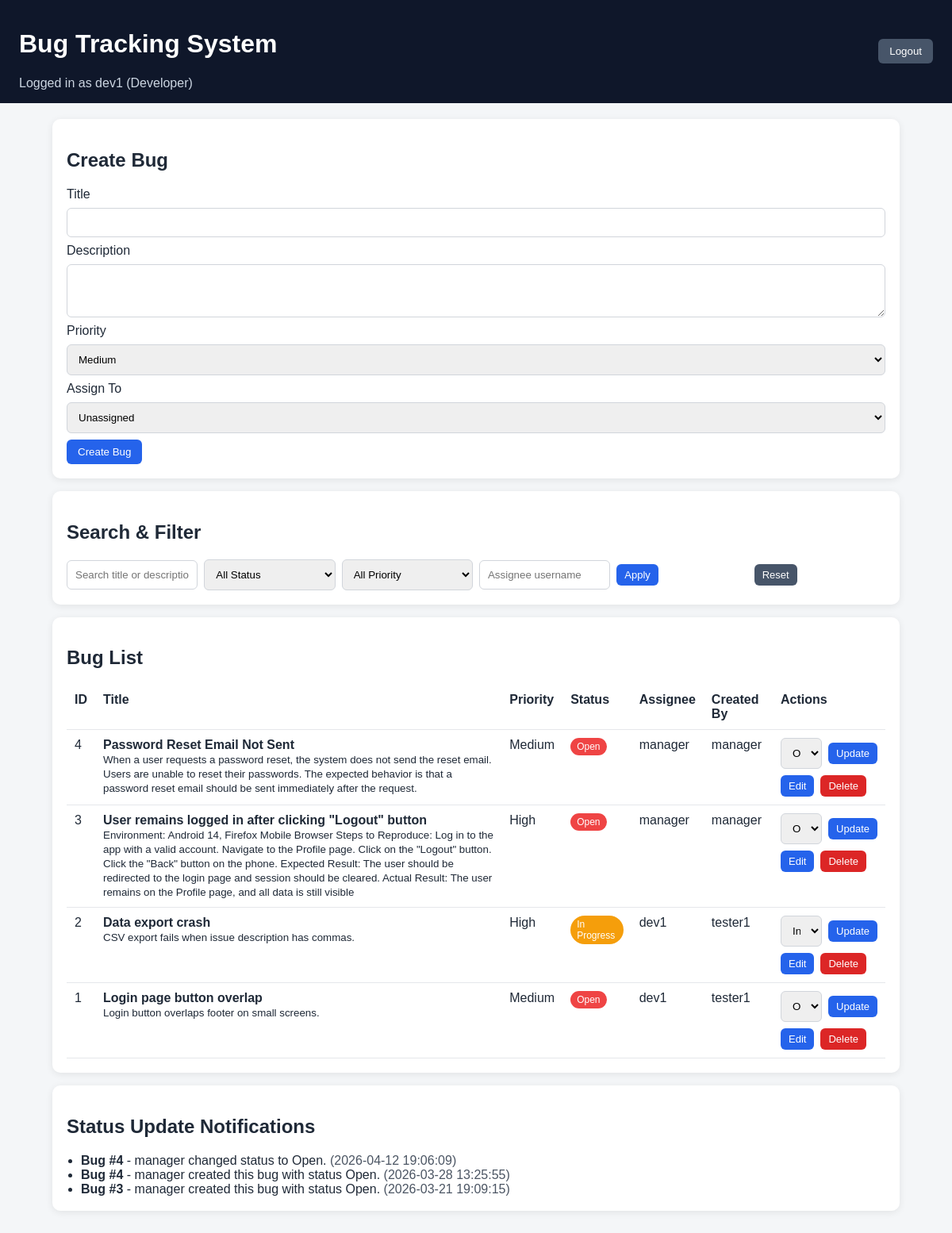
Screenshot of / (signed in) with the database file from the repository.
### tables this page shows
CREATE TABLE users (
            id INTEGER PRIMARY KEY AUTOINCREMENT,
            username TEXT NOT NULL UNIQUE,
            password TEXT NOT NULL,
            role TEXT NOT NULL CHECK(role IN ('Developer', 'Tester', 'Project Manager'))
        );

CREATE TABLE bugs (
            id INTEGER PRIMARY KEY AUTOINCREMENT,
            title TEXT NOT NULL,
            description TEXT NOT NULL,
            priority TEXT NOT NULL CHECK(priority IN ('Low', 'Medium', 'High', 'Critical')),
            status TEXT NOT NULL CHECK(status IN ('Open', 'In Progress', 'Resolved')) DEFAULT 'Open',
            assignee_id INTEGER,
            created_by INTEGER NOT NULL,
            created_at DATETIME DEFAULT CURRENT_TIMESTAMP,
            updated_at DATETIME DEFAULT CURRENT_TIMESTAMP,
            FOREIGN KEY (assignee_id) REFERENCES users (id),
            FOREIGN KEY (created_by) REFERENCES users (id)
        );

CREATE TABLE activity_log (
            id INTEGER PRIMARY KEY AUTOINCREMENT,
            bug_id INTEGER NOT NULL,
            message TEXT NOT NULL,
            created_at DATETIME DEFAULT CURRENT_TIMESTAMP,
            FOREIGN KEY (bug_id) REFERENCES bugs (id)
        );

### bug_tracker/bugs.py (the view)
@bp.route("/")
@login_required
def dashboard():
    db = get_db()
    query = request.args.get("q", "").strip()
    status = request.args.get("status", "").strip()
    priority = request.args.get("priority", "").strip()
    assignee = request.args.get("assignee", "").strip()
    sql = """
        SELECT
            b.id, b.title, b.description, b.priority, b.status, b.created_at, b.updated_at,
            cu.username AS created_by_name,
            au.username AS assignee_name
        FROM bugs b
        JOIN users cu ON b.created_by = cu.id
        LEFT JOIN users au ON b.assignee_id = au.id
        WHERE 1=1
    """
    params = []
    if query:
        sql += " AND (b.title LIKE ? OR b.description LIKE ?)"
        params.extend([f"%{query}%", f"%{query}%"])
    if status in ALLOWED_STATUSES:
        sql += " AND b.status = ?"
        params.append(status)
    if priority in ALLOWED_PRIORITIES:
        sql += " AND b.priority = ?"
        params.append(priority)
    if assignee:
        sql += " AND au.username = ?"
        params.append(assignee)
    sql += " ORDER BY b.id DESC"
    bugs = db.execute(sql, params).fetchall()
    users = db.execute("SELECT id, username, role FROM users ORDER BY username ASC").fetchall()
    notifications = db.execute(
        """
        SELECT al.message, al.created_at, b.id AS bug_id
        FROM activity_log al
        JOIN bugs b ON b.id = al.bug_id
        ORDER BY al.id DESC
        LIMIT 8
        """
    ).fetchall()
    return render_template(
        "dashboard.html",
        bugs=bugs,
        users=users,
        notifications=notifications,
        filters={"q": query, "status": status, "priority": priority, "assignee": assignee},
    )

### bug_tracker/auth.py (called while the page is built)
def login_required(view):
    @wraps(view)
    def wrapped_view(**kwargs):
        if session.get("user_id") is None:
            return redirect(url_for("auth.login"))
        return view(**kwargs)
    return wrapped_view

### bug_tracker/db.py (called while the page is built)
def get_db():
    if "db" not in g:
        g.db = sqlite3.connect(current_app.config["DATABASE"])
        g.db.row_factory = sqlite3.Row
    return g.db

### bug_tracker/templates/dashboard.html (shortened to what this page needs)
{% extends "base.html" %}
{% block content %}
<section class="card">
    <h2>Create Bug</h2>
    <form method="post" action="{{ url_for('bugs.create_bug') }}" class="form-grid">
        <label for="title">Title</label>
        <input id="title" name="title" type="text" required>
        <label for="description">Description</label>
        <textarea id="description" name="description" rows="3" required></textarea>
        <label for="priority">Priority</label>
        <select id="priority" name="priority" required>
            <option value="Medium" selected>Medium</option>
        </select>
        <label for="assignee_id">Assign To</label>
        <select id="assignee_id" name="assignee_id">
            <option value="">Unassigned</option>
        </select>
        <button class="btn" type="submit">Create Bug</button>
    </form>
</section>
<section class="card">
    <h2>Search & Filter</h2>
    <form method="get" action="{{ url_for('bugs.dashboard') }}" class="filter-grid">
        <input type="text" name="q" value="{{ filters.q }}" placeholder="Search title or description">
        <select name="status">
            <option value="">All Status</option>
        </select>
        <select name="priority">
            <option value="">All Priority</option>
        </select>
        <input type="text" name="assignee" value="{{ filters.assignee }}" placeholder="Assignee username">
        <button class="btn btn-small" type="submit">Apply</button>
        <a class="btn btn-secondary btn-small" href="{{ url_for('bugs.dashboard') }}">Reset</a>
    </form>
</section>
<section class="card">
    <h2>Bug List</h2>
    {% if bugs %}
    <table>
        <thead>
            <tr>
                <th>ID</th>
                <th>Title</th>
                <th>Priority</th>
                <th>Status</th>
                <th>Assignee</th>
                <th>Created By</th>
                <th>Actions</th>
            </tr>
        </thead>
        <tbody>
            {% for bug in bugs %}
            <tr>
                <td>{{ bug.id }}</td>
                <td>
                    <strong>{{ bug.title }}</strong><br>
                    <small>{{ bug.description }}</small>
                </td>
                <td>{{ bug.priority }}</td>
                <td><span class="status status-{{ bug.status|replace(' ', '-')|lower }}">{{ bug.status }}</span></td>
                <td>{{ bug.assignee_name if bug.assignee_name else "Unassigned" }}</td>
                <td>{{ bug.created_by_name }}</td>
                <td>
                    <form method="post" action="{{ url_for('bugs.update_bug_status', bug_id=bug.id) }}" class="inline-form">
                        <select name="status">
                            <option value="Open" {% if bug.status == "Open" %}selected{% endif %}>Open</option>
                            <option value="In Progress" {% if bug.status == "In Progress" %}selected{% endif %}>In Progress</option>
                        </select>
                        <button class="btn btn-small" type="submit">Update</button>
                    </form>
                    <div class="action-row">
                        <a class="btn btn-small" href="{{ url_for('bugs.edit_bug', bug_id=bug.id) }}">Edit</a>
                        <form method="post" action="{{ url_for('bugs.delete_bug', bug_id=bug.id) }}" onsubmit="return confirm('Delete this bug?')">
                            <button class="btn btn-danger btn-small" type="submit">Delete</button>
                        </form>
                    </div>
                </td>
            </tr>
            {% endfor %}
        </tbody>
    </table>
    {% else %}
    <p>No bugs found for selected filters.</p>
    {% endif %}
</section>
<section class="card">
    <h2>Status Update Notifications</h2>
    {% if notifications %}
    <ul class="activity-list">
        {% for item in notifications %}
        <li><strong>Bug #{{ item.bug_id }}</strong> - {{ item.message }} <span class="muted">({{ item.created_at }})</span></li>
        {% endfor %}
    </ul>
    {% else %}
    <p>No activity yet.</p>
    {% endif %}
</section>
{% endblock %}

### bug_tracker/templates/base.html (shortened to what this page needs)
<!DOCTYPE html>
<html lang="en">
<head>
    <link rel="stylesheet" href="{{ url_for('static', filename='styles.css') }}">
</head>
<body>
    <header class="header">
        <div>
            <h1>Bug Tracking System</h1>
            {% if session.get('username') %}
            <p class="subtitle">Logged in as {{ session.get('username') }} ({{ session.get('role') }})</p>
            {% endif %}
        </div>
        {% if session.get('username') %}
        <form method="post" action="{{ url_for('auth.logout') }}">
            <button class="btn btn-secondary" type="submit">Logout</button>
        </form>
        {% endif %}
    </header>
    <main class="container">
        {% block content %}{% endblock %}
    </main>
</body>
</html>

### bug_tracker/static/styles.css (style rules this page uses)
* { box-sizing: border-box; }
body { margin: 0; font-family: Arial, sans-serif; background: #f4f6f8; color: #1f2937; }
.header { display: flex; justify-content: space-between; align-items: center; padding: 16px 24px; background: #0f172a; color: #fff; }
.subtitle { margin: 6px 0 0; color: #cbd5e1; }
.container { max-width: 1100px; margin: 20px auto; padding: 0 16px 24px; }
.card { background: #fff; border-radius: 10px; padding: 18px; box-shadow: 0 2px 10px rgba(0, 0, 0, 0.08); margin-bottom: 16px; }
.form-grid, .filter-grid { display: grid; gap: 8px; }
.filter-grid { grid-template-columns: repeat(auto-fit, minmax(150px, 1fr)); align-items: center; }
input, textarea, select { width: 100%; padding: 10px; border: 1px solid #d1d5db; border-radius: 6px; }
.btn { width: fit-content; padding: 8px 14px; border: none; border-radius: 6px; background: #2563eb; color: #fff; text-decoration: none; cursor: pointer; }
.btn-secondary { background: #475569; }
.btn-danger { background: #dc2626; }
.btn-small { padding: 6px 10px; font-size: 13px; }
.inline-form { display: flex; gap: 8px; align-items: center; }
.action-row { margin-top: 8px; display: flex; gap: 8px; align-items: center; }
table { width: 100%; border-collapse: collapse; }
th, td { border-bottom: 1px solid #e5e7eb; text-align: left; padding: 10px; vertical-align: top; }
.muted { color: #4b5563; }
.status { display: inline-block; padding: 4px 8px; border-radius: 999px; color: #fff; font-size: 12px; }
.status-open { background: #ef4444; }
.status-in-progress { background: #f59e0b; }
.activity-list, .credential-list { margin: 0; padding-left: 18px; }

### rows the page displays
users: get "dev1", get "Developer"
bugs: id "4", title "Password Reset Email Not Sent", description "When a user requests a password reset, the system does not send the reset email. Users are unable to reset their passwords. The expected behavior is that a password reset email should be sent immediately after the request.", priority "Medium", status "Open", username "manager", created_by_name "manager"
bugs: id "3", title "User remains logged in after clicking \"Logout\" button", description "Environment: Android 14, Firefox Mobile Browser Steps to Reproduce: Log in to the app with a valid account. Navigate to the Profile page. Click on the \"Logout\" button. Click the \"Back\" button on the phone. Expected Result: The user should be redirected to the login page and session should be cleared. Actual Result: The user remains on the Profile page, and all data is still visible", priority "High", status "Open", username "manager", created_by_name "manager"
bugs: id "2", title "Data export crash", description "CSV export fails when issue description has commas.", priority "High", status "In Progress", username "dev1", created_by_name "tester1"
bugs: id "1", title "Login page button overlap", description "Login button overlaps footer on small screens.", priority "Medium", status "Open", username "dev1", created_by_name "tester1"
activity_log: bug_id "4", message "manager changed status to Open.", created_at "2026-04-12 19:06:09"
activity_log: bug_id "4", message "manager created this bug with status Open.", created_at "2026-03-28 13:25:55"
activity_log: bug_id "3", message "manager created this bug with status Open.", created_at "2026-03-21 19:09:15"
